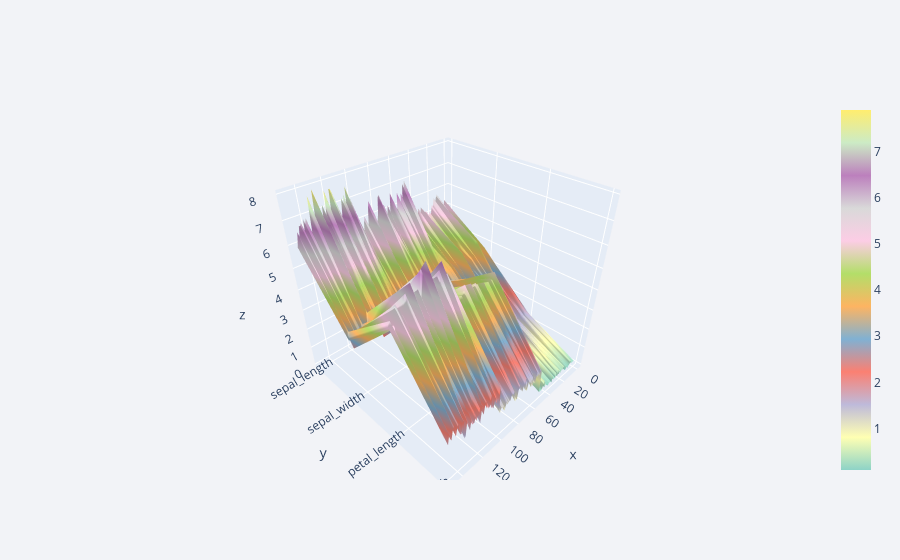

Notebook cell for this chart:
### Markdown cell above
![Screenshot%20%2818%29.png](attachment:Screenshot%20%2818%29.png)

### Code cell
df.iplot(kind='surface',colorscale='set3')

### Figure 1 — Plotly figure (JSON) as saved in the notebook; plotly's stock layout.template omitted (floating-point values rounded to 4 significant figures; data arrays with more than 128 entries replaced by an {"elided": "..."} marker saying what was removed)
{"data": [{"colorscale": [[0, "rgb(141,211,199)"], [0.09091, "rgb(255,255,179)"], [0.1818, "rgb(190,186,218)"], [0.2727, "rgb(251,128,114)"], [0.3636, "rgb(128,177,211)"], [0.4545, "rgb(253,180,98)"], [0.5455, "rgb(179,222,105)"], [0.6364, "rgb(252,205,229)"], [0.7273, "rgb(217,217,217)"], [0.8182, "rgb(188,128,189)"], [0.9091, "rgb(204,235,197)"], [1, "rgb(255,237,111)"]], "type": "surface", "x": {"elided": "150 int values"}, "y": ["sepal_length", "sepal_width", "petal_length", "petal_width"], "z": {"elided": "4x150 float values"}}], "layout": {"legend": {"bgcolor": "#F2F3F7", "font": {"color": "#505050"}}, "paper_bgcolor": "#F2F3F7", "plot_bgcolor": "#F2F3F7", "title": {"font": {"color": "#484848"}}, "xaxis": {"gridcolor": "#E1E5ED", "showgrid": true, "tickfont": {"color": "#505050"}, "title": {"font": {"color": "#505050"}, "text": ""}, "zerolinecolor": "#E1E5ED"}, "yaxis": {"gridcolor": "#E1E5ED", "showgrid": true, "tickfont": {"color": "#505050"}, "title": {"font": {"color": "#505050"}, "text": ""}, "zerolinecolor": "#E1E5ED"}}}
